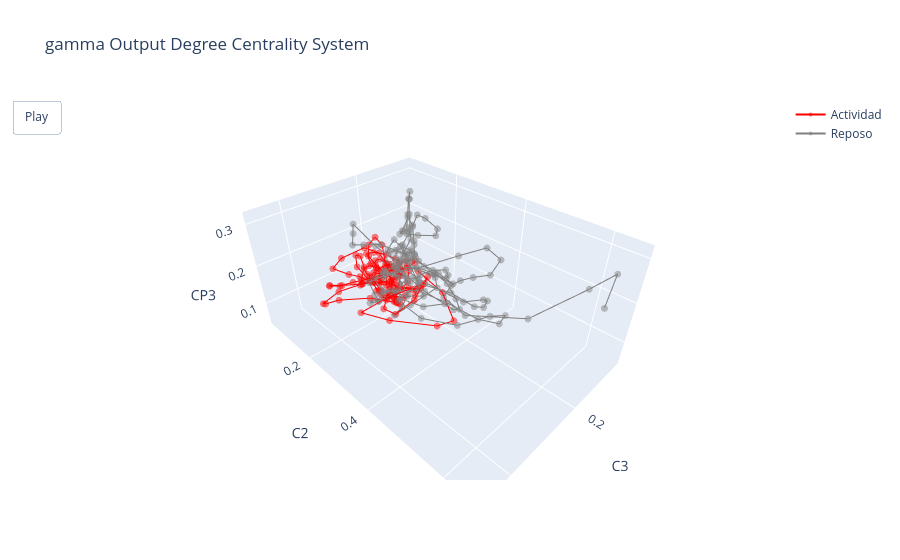

The notebook cell this image was saved under:
### Code cell
band_index = 2
temp_signals = gamma_signals
act_start, act_end = act[1]
rep_start, rep_end = rep[2]
plot_3d_animation(bands, channels,  band_index, temp_signals, act_start, act_end, rep_start, rep_end)

### Figure 1 — Plotly figure (JSON) as saved in the notebook; plotly's stock layout.template omitted (floating-point values rounded to 4 significant figures; data arrays with more than 128 entries replaced by an {"elided": "..."} marker saying what was removed)
{"data": [{"line": {"color": "red", "width": 2}, "marker": {"color": "red", "opacity": 0.5, "size": 4}, "mode": "lines+markers", "name": "Actividad", "type": "scatter3d", "x": {"elided": "150 float values"}, "y": {"elided": "150 float values"}, "z": {"elided": "150 float values"}}, {"line": {"color": "gray", "width": 2}, "marker": {"color": "gray", "opacity": 0.5, "size": 4}, "mode": "lines+markers", "name": "Reposo", "type": "scatter3d", "x": {"elided": "150 float values"}, "y": {"elided": "150 float values"}, "z": {"elided": "150 float values"}}], "layout": {"scene": {"xaxis": {"title": {"text": "C3"}}, "yaxis": {"title": {"text": "C2"}}, "zaxis": {"title": {"text": "CP3"}}}, "title": {"text": "gamma Output Degree Centrality System"}, "updatemenus": [{"buttons": [{"args": [null, {"frame": {"duration": 50, "redraw": true}, "fromcurrent": true}], "label": "Play", "method": "animate"}], "showactive": false, "type": "buttons"}]}}
